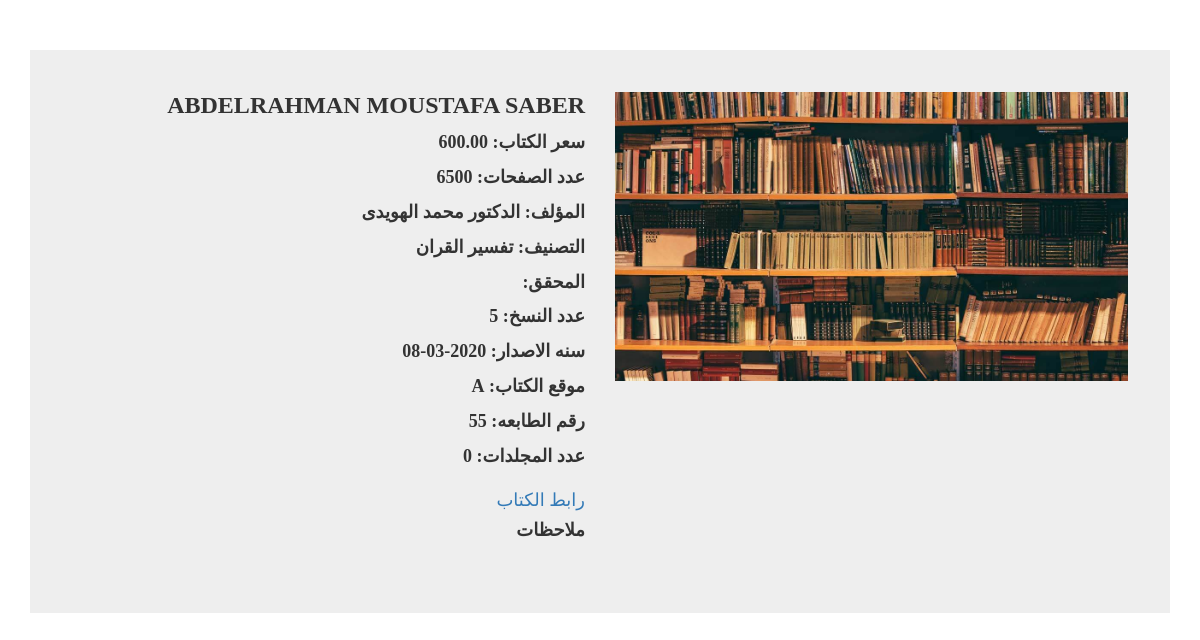
The app's page /admin-dashboard/book-details/4/ with its own data.
### admin2/models.py (models this page shows, shortened)
class Book(models.Model):
    book_name = models.CharField(max_length=200)
    book_pages = models.PositiveIntegerField(default=0)
    book_folders = models.PositiveIntegerField(default=0)
    print_number = models.PositiveIntegerField(default=0)
    print_year = models.IntegerField(null=True)
    book_price = models.DecimalField(max_digits=11,decimal_places=2)
    created_at = models.DateField(auto_now_add=True)
    book_image =  models.ImageField(default='o.jpg', upload_to='books_images',null=True,blank=True)
    observations = models.TextField(null=True)
    available = models.BooleanField(default=True)
    no_of_copis = models.IntegerField(default=1)
    publish_house = models.ForeignKey(Publishing_house,on_delete=models.CASCADE,null=True)
    author = models.ForeignKey(Author,on_delete=models.CASCADE)
    questioner = models.ForeignKey(Questioner,on_delete=models.CASCADE,null=True)
    book_postion= models.ForeignKey(Position,on_delete=models.CASCADE)
    category = models.ForeignKey(Category,on_delete=models.CASCADE,null=True)
    link =  models.CharField(max_length=900,null=True)
    book_owner = models.CharField(max_length=200,null=True)
    folder_number = models.IntegerField(default=0)

class Author(models.Model):
    author_name = models.CharField(max_length=200)

class Category(models.Model):
    category_name = models.CharField(max_length=200)

class Position(models.Model):
    position = models.CharField(max_length=200)

### admin2/views.py (the view)
# urls.py: path('book-details/<int:id>/',views.book_details,name='book_details'),
def book_details(request,id):
    book = Book.objects.get(id=id)
    return render(request,'admin/book_details.html',{'book':book})

### admin2/templates/admin/book_details.html (shortened to what this page needs)
{%load static%}
<!DOCTYPE html>
<html lang="ar">
  <head>
    <link href="https://maxcdn.bootstrapcdn.com/font-awesome/4.7.0/css/font-awesome.min.css" rel="stylesheet">
    <link href="//maxcdn.bootstrapcdn.com/bootstrap/3.3.0/css/bootstrap.min.css" rel="stylesheet" id="bootstrap-css">
</head>
  <body dir="rtl">
	<div class="container">
		<div class="card">
			<div class="container-fliud">
				<div class="wrapper row">
					<div style="float: right;" class="preview col-md-6">
						<div class="preview-pic tab-content">
                            <div class="tab-pane active" id="pic-0"><img {%ifequal book.book_image '' %}src="{%static 'images/o.jpg' %}"{%else%} src="{{book.book_image.url}}"{%endifequal%} /></div>
						</div>
					</div>
					<div style="float:right;" class="details col-md-6">
						<h3 class="product-title">{{book.book_name}}</h3>
                        <h4 class="product-title">سعر الكتاب: {{book.book_price}}</h4>
                        <h4 class="product-title">عدد الصفحات: {{book.book_pages}}</h4>
                        <h4 class="product-title">المؤلف: {{book.author.author_name}}</h4>
                        <h4 class="product-title">التصنيف: {{book.category.category_name}}</h4>
                        <h4 class="product-title">المحقق: {{book.questioner.questioner_name}}</h4>
                        <h4 class="product-title">عدد النسخ: {{book.no_of_copis}}</h4>
                        <h4 class="product-title">سنه الاصدار: {{book.print_year}}</h4>
                        <h4 class="product-title"> موقع الكتاب: {{book.book_postion.position}}</h4>
                        <h4 class="product-title">رقم الطابعه: {{book.print_number}}</h4>
                        <h4 class="product-title">عدد المجلدات: {{book.book_folders}}</h4>
                        <h4><a href="{{book.link}}" target="_blank">رابط الكتاب</a></h4>
                        <h4 class="product-title">ملاحظات</h4>
                    </div>
				</div>
			</div>
		</div>
    </div>
  </body>
</html>

### admin2/templates/admin/book_details.html (style rules this page uses)
body { font-family: 'Amiri'; overflow-x: hidden; }
img { max-width: 100%; }
.preview { display: -webkit-box; display: -webkit-flex; display: -ms-flexbox; display: flex; -webkit-box-orient: vertical; -webkit-box-direction: normal; -webkit-flex-direction: column; -ms-flex-direction: column; flex-direction: column; }
.preview-pic { -webkit-box-flex: 1; -webkit-flex-grow: 1; -ms-flex-positive: 1; flex-grow: 1; }
.tab-content { overflow: hidden; }
.tab-content img { width: 100%; -webkit-animation-name: opacity; animation-name: opacity; -webkit-animation-duration: .3s; animation-duration: .3s; }
.card { margin-top: 50px; background: #eee; padding: 3em; line-height: 1.5em; }
@media screen and (min-width: 997px) { .wrapper { display: -webkit-box; display: -webkit-flex; display: -ms-flexbox; display: flex; } }
.details { display: -webkit-box; display: -webkit-flex; display: -ms-flexbox; display: flex; -webkit-box-orient: vertical; -webkit-box-direction: normal; -webkit-flex-direction: column; -ms-flex-direction: column; flex-direction: column; }
.product-title, .price, .sizes, .colors { text-transform: UPPERCASE; font-weight: bold; }
.product-title, .rating, .product-description, .price, .vote, .sizes { margin-bottom: 15px; }
.product-title { margin-top: 0; }

### records on screen
Book: book_name "ABDELRAHMAN MOUSTAFA SABER", book_price "600.00", book_pages "6500", author.author_name "الدكتور محمد الهويدى", category.category_name "تفسير القران", no_of_copis "5", print_year "2020-03-08", book_postion.position "A", print_number "55", book_folders "0"
